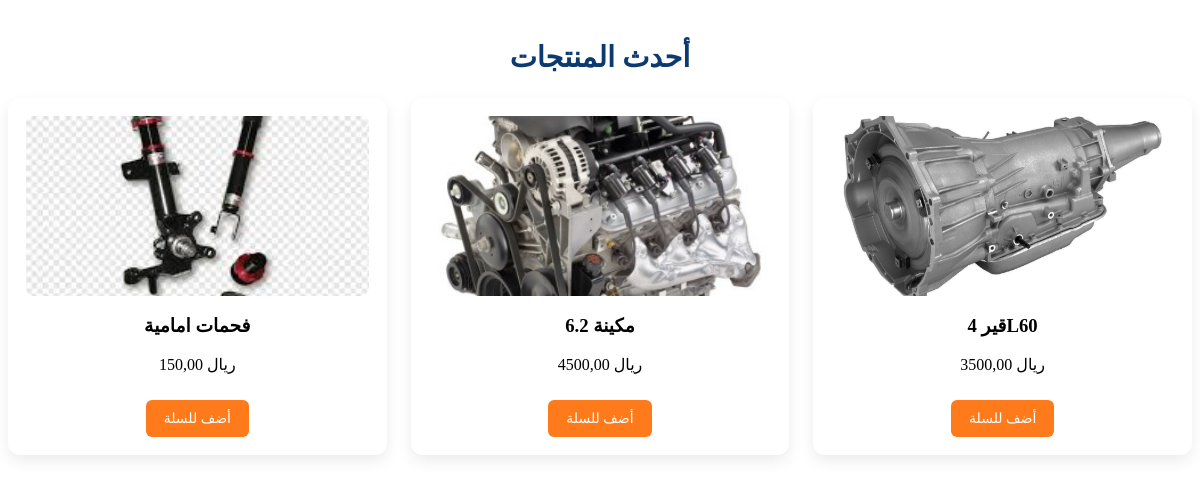
/catalog/products/, run on the app's committed database.
### catalog/models.py (models this page shows, shortened)
class Product(models.Model):
    name = models.CharField(max_length=200, verbose_name="اسم المنتج")
    slug = models.SlugField(unique=True, verbose_name="الرابط (Slug)")
    description = models.TextField(blank=True, verbose_name="وصف المنتج")
    category = models.ForeignKey(
        Category,
        on_delete=models.SET_NULL,
        null=True,
        related_name='products',
        verbose_name="التصنيف"
    )
    brand = models.ForeignKey(
        Brand,
        on_delete=models.SET_NULL,
        null=True,
        blank=True,
        related_name='products',
        verbose_name="العلامة التجارية"
    )
    price = models.DecimalField(max_digits=10, decimal_places=2, verbose_name="السعر")
    stock = models.PositiveIntegerField(default=0, verbose_name="المخزون")
    image = models.ImageField(upload_to='products/%Y/%m/%d/', null=True, blank=True,
                              verbose_name="صورة المنتج")  # ✅ تمت الإضافة هنا
    is_active = models.BooleanField(default=True, verbose_name="فعال")
    created_at = models.DateTimeField(auto_now_add=True, verbose_name="تاريخ الإضافة")
    class Meta:
        verbose_name = "منتج"
        verbose_name_plural = "المنتجات"

### catalog/views.py (the view)
# urls.py: path('products/', product_list_view, name='product_list'),
def product_list_view(request):
    products = Product.objects.filter(is_active=True).select_related('category', 'brand')
    return render(request, 'catalog-templates/product_list.html', {'products': products})

### templates/catalog-templates/product_list.html (shortened to what this page needs)
{% load static %}
<div class="products-section">
  <h2 class="section-title">أحدث المنتجات</h2>
  <div class="product-grid">
    {% for product in products %}
      <div class="product-card" onclick="viewProduct('{{ product.slug }}')">
        <img src="{{ product.image.url|default_if_none:'/static/img/no-image.jpg' }}" alt="{{ product.name }}">
        <h3>{{ product.name }}</h3>
        <p>{{ product.price }} ريال</p>
        <a href="{% url 'sales:add_to_cart' product.id %}" class="btn-add-to-cart" onclick="event.stopPropagation();">
          أضف للسلة
        </a>
      </div>
    {% empty %}
      <p style="text-align:center;">لا توجد منتجات متاحة حاليًا.</p>
    {% endfor %}
  </div>
</div>

### templates/catalog-templates/product_list.html (style rules this page uses)
.products-section { margin-top: 40px; text-align: center; }
.section-title { font-size: 1.8rem; margin-bottom: 24px; color: var(--blue-dark, #0b3a70); }
.product-grid { display: grid; grid-template-columns: repeat(auto-fit, minmax(240px, 1fr)); gap: 24px; }
.product-card { background: white; padding: 18px; border-radius: 12px; box-shadow: 0 6px 15px rgba(0, 0, 0, 0.08); transition: transform .2s ease; cursor: pointer; }
.product-card img { border-radius: 8px; width: 100%; height: 180px; object-fit: cover; }
.btn-add-to-cart { display: inline-block; background: var(--orange, #ff7a1a); color: #fff; padding: 10px 18px; border-radius: 6px; text-decoration: none; font-size: 14px; margin-top: 10px; }

### data on the page
Product: image (picture), name "فحمات امامية", price "150,00"
Product: image (picture), name "مكينة 6.2", price "4500,00"
Product: image (picture), name "قير 4L60", price "3500,00"
